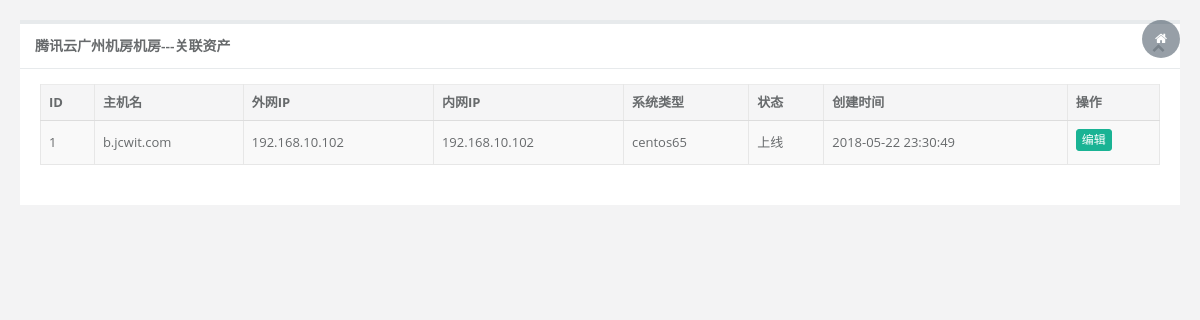
/asset/idc_asset/nid2 (signed in), run on an earlier commit of the app's database.
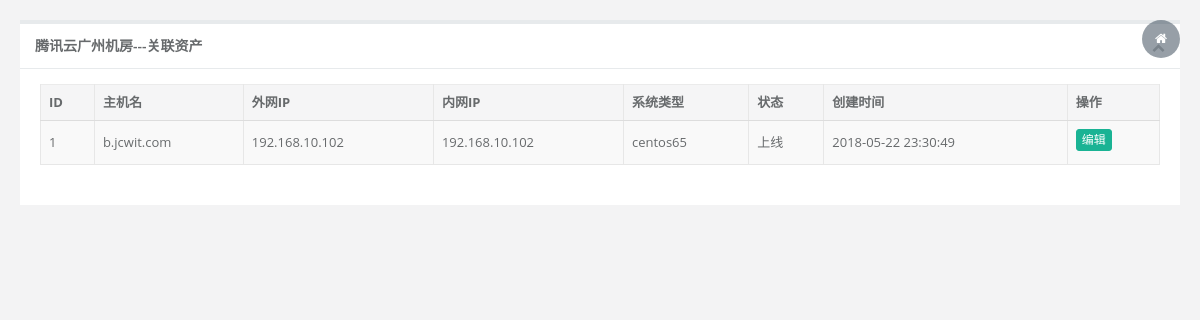
And on a later commit of the database.
### asset/models.py (models this page shows, shortened)
class IDC(models.Model):
    name = models.CharField(max_length=32,unique=True,verbose_name=u'机房名')
    servers = models.ManyToManyField('Assets')
    ctime = models.DateTimeField(auto_now_add=True)
    utime = models.DateTimeField(auto_now=True)
    class Meta:
        db_table = 'idc'
        verbose_name = u'机房'
        verbose_name_plural = u'机房'
        permissions ={
            ("can_add_idc", ("可以添加机房")),
            ("can_change_idc", ("可以修改机房信息")),
            ("can_delete_idc", ("可以删除机房")),
            ("can_view_idc", ("可以查看机房信息")),
        }

### asset/views.py (the view)
# urls.py: url(r'^idc_asset/nid(\d+)$', views.idc_asset, name="idc_asset"),
@login_required()
def idc_asset(request, nid):
    obj = models.IDC.objects.get(id=nid)
    return render(request, 'asset/idc_asset.html', {"nid": nid, "asset_list": obj,})

### templates/asset/idc_asset.html (shortened to what this page needs)
<!DOCTYPE html>
<html>
<head>
    <link href="/static/css/bootstrap.min.css?v=3.3.6" rel="stylesheet">
    <link href="/static/css/font-awesome.css?v=4.4.0" rel="stylesheet">
    <link href="/static/plugins/dataTables/dataTables.bootstrap.css" rel="stylesheet">
    <link href="/static/css/animate.css" rel="stylesheet">
    <link href="/static/css/style.css?v=4.1.0" rel="stylesheet">
</head>
<body class="gray-bg">
    <div class="wrapper wrapper-content animated fadeInRight">
        <div class="row">
            <div class="col-sm-12">
                <div class="ibox float-e-margins">
                    <div class="ibox-title">
                        <h5>{{ asset_list.name }}机房---关联资产</h5>
                        <div class="ibox-tools">
                            <a class="collapse-link">
                                <i class="fa fa-chevron-up"></i>
                            </a>
                        </div>
                    </div>
                    <div class="ibox-content">
                        <table class="table table-striped table-bordered table-hover dataTables-host">
                            <thead>
                                <tr>
                                    <th>ID</th>
                                    <th>主机名</th>
                                    <th>外网IP</th>
                                    <th>内网IP</th>
                                    <th>系统类型</th>
                                    <th>状态</th>
                                    <th>创建时间</th>
                                    <th>操作</th>
                                </tr>
                            </thead>
                            <tbody>
                              {%  for asset in asset_list.servers.all %}
                                <tr class="gradeX">
                                    <td>{{ asset.id }}</td>
                                    <td>{{ asset.hostname }}</td>
                                    <td>{{ asset.wip }}</td>
                                    <td>{{ asset.lip }}</td>
                                    <td>{{ asset.system_type }}</td>
                                    <td>{{ asset.get_online_status_display }}</td>
                                    <td>{{ asset.ctime}}</td>
                                    <td><a class="btn btn-primary  btn-xs "
                                                   href="{% url 'asset_edit' asset.id %}">编辑</a></td>
                                </tr>
                            {% endfor %}
                            </tbody>
                        </table>
                </div>
            </div>
        </div>
    </div>
    </div>
</body>
</html>

What changed in the data, as far as the page shows it:
changed IDC: name "腾讯云广州机房" → "腾讯云广州"
